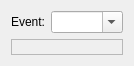
<?xml version="1.0" encoding="UTF-8"?>
<ui version="4.0">
 <class>ImportDialog</class>
 <widget class="QDialog" name="ImportDialog">
  <property name="geometry">
   <rect>
    <x>0</x>
    <y>0</y>
    <width>112</width>
    <height>54</height>
   </rect>
  </property>
  <property name="windowTitle">
   <string>Dialog</string>
  </property>
  <layout class="QGridLayout" name="gridLayout">
   <item row="0" column="0">
    <widget class="QLabel" name="label">
     <property name="text">
      <string>Event:</string>
     </property>
     <property name="buddy">
      <cstring>eventComboBox</cstring>
     </property>
    </widget>
   </item>
   <item row="0" column="1">
    <widget class="KComboBox" name="eventComboBox">
     <property name="sizePolicy">
      <sizepolicy hsizetype="Expanding" vsizetype="Fixed">
       <horstretch>0</horstretch>
       <verstretch>0</verstretch>
      </sizepolicy>
     </property>
     <property name="editable">
      <bool>true</bool>
     </property>
     <property name="autoCompletion">
      <bool>false</bool>
     </property>
    </widget>
   </item>
   <item row="1" column="0" colspan="2">
    <widget class="QLabel" name="dstLabel">
     <property name="sizePolicy">
      <sizepolicy hsizetype="Preferred" vsizetype="Minimum">
       <horstretch>0</horstretch>
       <verstretch>0</verstretch>
      </sizepolicy>
     </property>
     <property name="frameShape">
      <enum>QFrame::StyledPanel</enum>
     </property>
     <property name="frameShadow">
      <enum>QFrame::Sunken</enum>
     </property>
     <property name="text">
      <string/>
     </property>
    </widget>
   </item>
  </layout>
 </widget>
 <customwidgets>
  <customwidget>
   <class>KComboBox</class>
   <extends>QComboBox</extends>
   <header>kcombobox.h</header>
  </customwidget>
 </customwidgets>
 <resources/>
 <connections/>
</ui>
